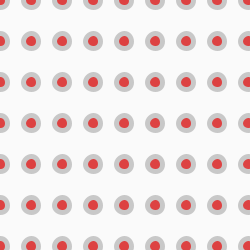
Frame 1 (no input)
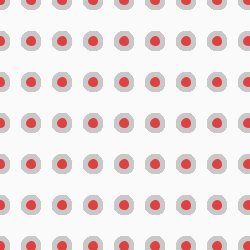
Frame 60 (the mouse pressed at the canvas centre just before this capture)
Frame 120 (the mouse held since frame 60 and released just before this capture): identical to frame 60, image omitted

The Processing sketch that drew these frames (run headless with seeded random() and noise(); from frame 60 on, the mouse is pressed at the canvas centre):

// Processing sketch: s04t00margaux
// ── s04t00margaux.pde
//Expresión Digital - Diseño Digital - UDD - 2016
//Margaux Leroy
//s04t00margaux01

/*
El código representa une grilla de 9 filas de elipses en el 
ancho y de 7 filas en el alto. 
El tamaño puede cambiar, los filas serían las mismas.
*/

//Declaración de variables

int a = 8;               //variable para definir las filas de 9 en el ancho
int b = 6;               //variable para definir las filas de 7 en el alto
int c = 15;              //variable para definir el tamaño de los ellipses

//Anunciación de los predeterminados

void setup(){
  size(250, 250);       //color del fundo
  background(250);      //tamaño del canvas
}

//Función para llamar las formas

void draw(){
  for (int x = 0; x < height; x += height/a) {            //las elipses están dispuestos en el ancho
    for (int y = 0; y < width; y += width/b) {            //las elipses están dispuestos en el alto
      fill(#dd4242);        //fundo de la elipse 'rojo'
      stroke(200);          //color del contorno 'gris'
      strokeWeight(5);      //espeso del contorno de 5px
      ellipse(x, y, c, c);  //ubicación de las elipses
    }
  }
}
